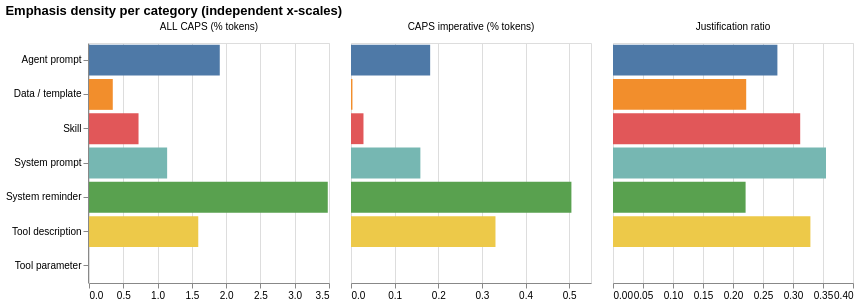

The cell this chart's notebook holds for it:
### Markdown cell above
### Emphasis density per category (3-panel)

Three panels side by side. **Each panel uses its own x-scale** — that's intentional, since ALL CAPS density (typically 0.5–8% of tokens), CAPS-imperative density (typically 0.05–0.5%), and justification ratio (typically 0.0–0.5) live on completely different magnitudes. Compare patterns *within* a panel (which categories are highest); do NOT compare absolute bar widths *across* panels.

Welfare-relevant pattern to watch: **System reminders** typically lead the ALL CAPS panel (loud); **Tool descriptions** typically lead the CAPS-imperative panel (loud commands specifically); the justification-ratio panel runs low across all categories — most rules are issued without a stated reason.

### Code cell


### Figure 1 — Vega-Lite specification as saved in the notebook (floating-point values rounded to 4 significant figures)
{"config": {"view": {"continuousWidth": 300, "continuousHeight": 300}}, "data": {"name": "data-15552c815ebac9fc951177d2a1899eca"}, "mark": {"type": "bar"}, "encoding": {"color": {"field": "category", "legend": null, "scale": {"domain": ["Agent prompt", "Data / template", "Skill", "System prompt", "System reminder", "Tool description", "Tool parameter"], "range": ["#4e79a7", "#f28e2c", "#e15759", "#76b7b2", "#59a14f", "#edc949", "#af7aa1"]}, "type": "nominal"}, "column": {"field": "metric", "sort": ["ALL CAPS (% tokens)", "CAPS imperative (% tokens)", "Justification ratio"], "title": null, "type": "nominal"}, "tooltip": [{"field": "category", "type": "nominal"}, {"field": "metric", "type": "nominal"}, {"field": "value", "format": ".3f", "type": "quantitative"}], "x": {"field": "value", "title": null, "type": "quantitative"}, "y": {"field": "category", "sort": ["Agent prompt", "Data / template", "Skill", "System prompt", "System reminder", "Tool description", "Tool parameter"], "title": null, "type": "nominal"}}, "height": 240, "resolve": {"scale": {"x": "independent"}}, "title": "Emphasis density per category (independent x-scales)", "width": 240, "$schema": "https://vega.github.io/schema/vega-lite/v6.4.1.json", "datasets": {"data-15552c815ebac9fc951177d2a1899eca": [{"category": "Agent prompt", "metric": "ALL CAPS (% tokens)", "value": 1.907}, {"category": "Agent prompt", "metric": "CAPS imperative (% tokens)", "value": 0.1814}, {"category": "Agent prompt", "metric": "Justification ratio", "value": 0.274}, {"category": "Data / template", "metric": "ALL CAPS (% tokens)", "value": 0.3467}, {"category": "Data / template", "metric": "CAPS imperative (% tokens)", "value": 0.0033}, {"category": "Data / template", "metric": "Justification ratio", "value": 0.222}, {"category": "Skill", "metric": "ALL CAPS (% tokens)", "value": 0.7224}, {"category": "Skill", "metric": "CAPS imperative (% tokens)", "value": 0.0286}, {"category": "Skill", "metric": "Justification ratio", "value": 0.312}, {"category": "System prompt", "metric": "ALL CAPS (% tokens)", "value": 1.139}, {"category": "System prompt", "metric": "CAPS imperative (% tokens)", "value": 0.159}, {"category": "System prompt", "metric": "Justification ratio", "value": 0.355}, {"category": "System reminder", "metric": "ALL CAPS (% tokens)", "value": 3.482}, {"category": "System reminder", "metric": "CAPS imperative (% tokens)", "value": 0.5051}, {"category": "System reminder", "metric": "Justification ratio", "value": 0.221}, {"category": "Tool description", "metric": "ALL CAPS (% tokens)", "value": 1.593}, {"category": "Tool description", "metric": "CAPS imperative (% tokens)", "value": 0.3311}, {"category": "Tool description", "metric": "Justification ratio", "value": 0.329}, {"category": "Tool parameter", "metric": "ALL CAPS (% tokens)", "value": 0.0}, {"category": "Tool parameter", "metric": "CAPS imperative (% tokens)", "value": 0.0}, {"category": "Tool parameter", "metric": "Justification ratio", "value": 0.0}]}}
